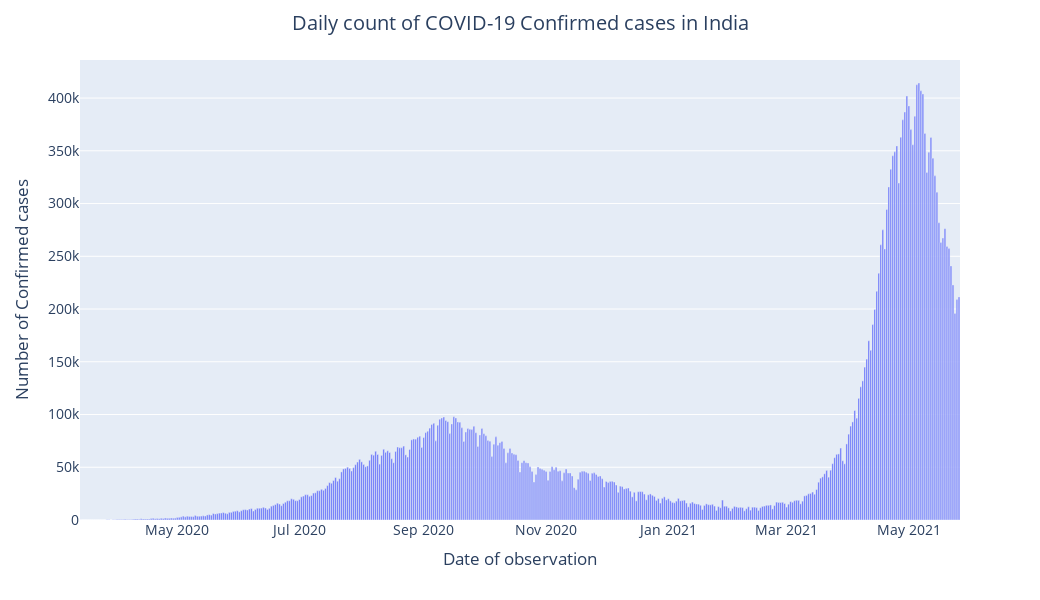
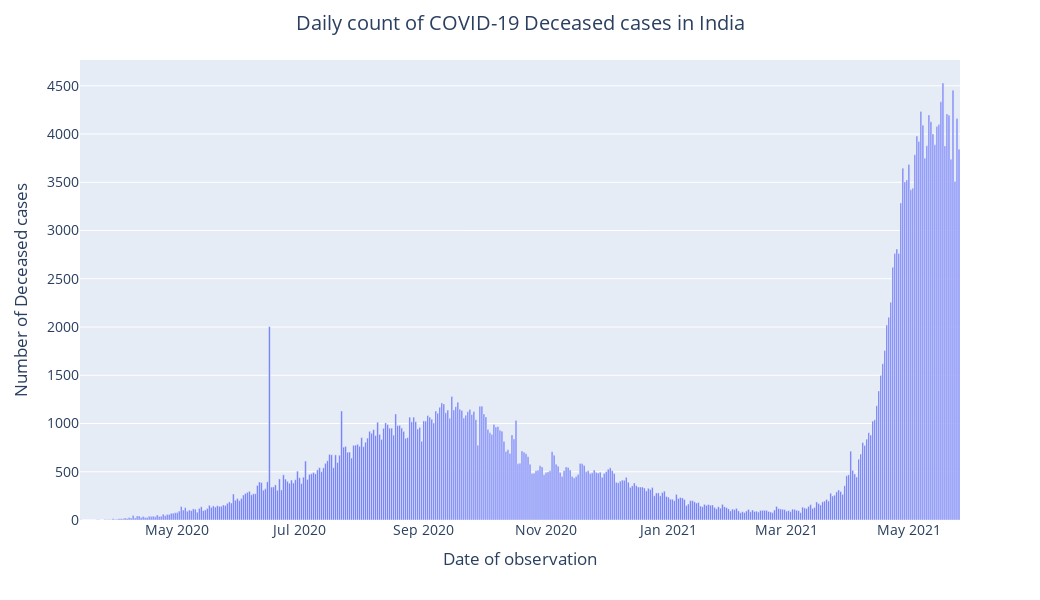
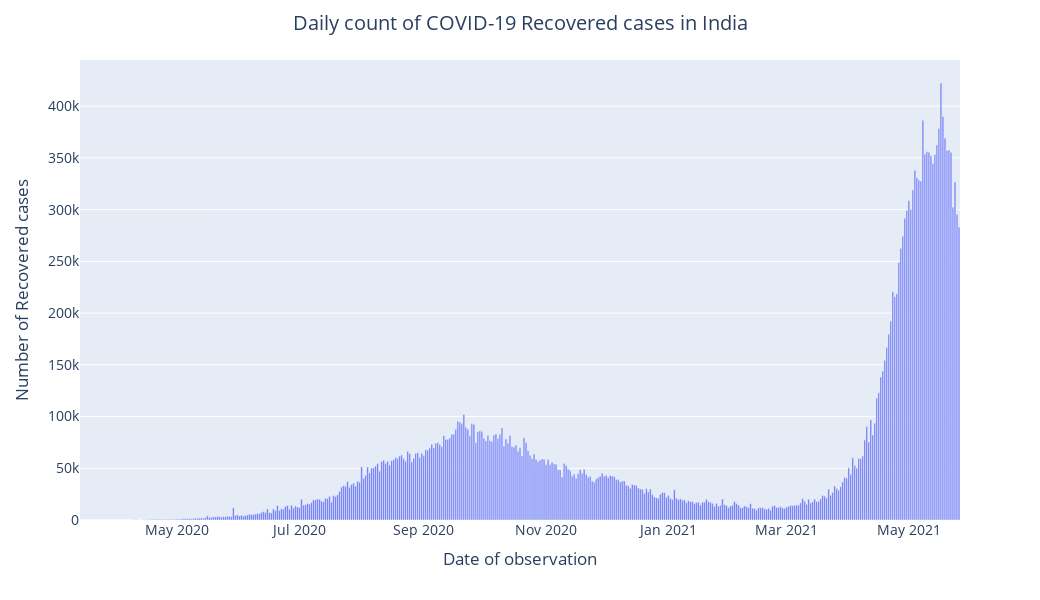

The code cell stored with these charts, in order, in its notebook:
### Code cell
# Creating graphical representation of daily count of covid cases in India
for Cols in India.columns:
    if Cols!='Date':
        fig = px.bar(India, x="Date", y=Cols)
        layout = go.Layout(
            title=go.layout.Title(
            text="Daily count of COVID-19 "+ Cols + " cases in India",
            x=0.5
            ),
            font=dict(size=14),
            width=1040,
            height=600,
            xaxis_title = "Date of observation",
            yaxis_title = "Number of "+ Cols + " cases"
            )
        fig.update_layout(layout)
        fig.show()

### Figure 1 — Plotly figure (JSON) as saved in the notebook; plotly's stock layout.template omitted (floating-point values rounded to 4 significant figures; data arrays with more than 128 entries replaced by an {"elided": "..."} marker saying what was removed)
{"data": [{"textposition": "auto", "hovertemplate": "Date=%{x}<br>Confirmed=%{y}", "showlegend": false, "legendgroup": "", "name": "", "yaxis": "y", "y": {"elided": "439 int values"}, "hoverlabel": {"namelength": 0}, "offsetgroup": "", "xaxis": "x", "marker": {"color": "#636efa"}, "x": {"elided": "439 str values"}, "alignmentgroup": "True", "type": "bar", "orientation": "v"}], "layout": {"xaxis": {"domain": [0, 1], "anchor": "y", "title": {"text": "Date of observation"}}, "title": {"text": "Daily count of COVID-19 Confirmed cases in India", "x": 0.5}, "yaxis": {"domain": [0, 1], "anchor": "x", "title": {"text": "Number of Confirmed cases"}}, "height": 600, "barmode": "relative", "width": 1040, "font": {"size": 14}, "margin": {"t": 60}, "legend": {"tracegroupgap": 0}}}

### Figure 2 — Plotly figure (JSON) as saved in the notebook; plotly's stock layout.template omitted (floating-point values rounded to 4 significant figures; data arrays with more than 128 entries replaced by an {"elided": "..."} marker saying what was removed)
{"data": [{"textposition": "auto", "hovertemplate": "Date=%{x}<br>Deceased=%{y}", "showlegend": false, "legendgroup": "", "name": "", "yaxis": "y", "y": {"elided": "439 int values"}, "hoverlabel": {"namelength": 0}, "offsetgroup": "", "xaxis": "x", "marker": {"color": "#636efa"}, "x": {"elided": "439 str values"}, "alignmentgroup": "True", "type": "bar", "orientation": "v"}], "layout": {"xaxis": {"domain": [0, 1], "anchor": "y", "title": {"text": "Date of observation"}}, "title": {"text": "Daily count of COVID-19 Deceased cases in India", "x": 0.5}, "yaxis": {"domain": [0, 1], "anchor": "x", "title": {"text": "Number of Deceased cases"}}, "height": 600, "barmode": "relative", "width": 1040, "font": {"size": 14}, "margin": {"t": 60}, "legend": {"tracegroupgap": 0}}}

### Figure 3 — Plotly figure (JSON) as saved in the notebook; plotly's stock layout.template omitted (floating-point values rounded to 4 significant figures; data arrays with more than 128 entries replaced by an {"elided": "..."} marker saying what was removed)
{"data": [{"textposition": "auto", "hovertemplate": "Date=%{x}<br>Recovered=%{y}", "showlegend": false, "legendgroup": "", "name": "", "yaxis": "y", "y": {"elided": "439 int values"}, "hoverlabel": {"namelength": 0}, "offsetgroup": "", "xaxis": "x", "marker": {"color": "#636efa"}, "x": {"elided": "439 str values"}, "alignmentgroup": "True", "type": "bar", "orientation": "v"}], "layout": {"xaxis": {"domain": [0, 1], "anchor": "y", "title": {"text": "Date of observation"}}, "title": {"text": "Daily count of COVID-19 Recovered cases in India", "x": 0.5}, "yaxis": {"domain": [0, 1], "anchor": "x", "title": {"text": "Number of Recovered cases"}}, "height": 600, "barmode": "relative", "width": 1040, "font": {"size": 14}, "margin": {"t": 60}, "legend": {"tracegroupgap": 0}}}
